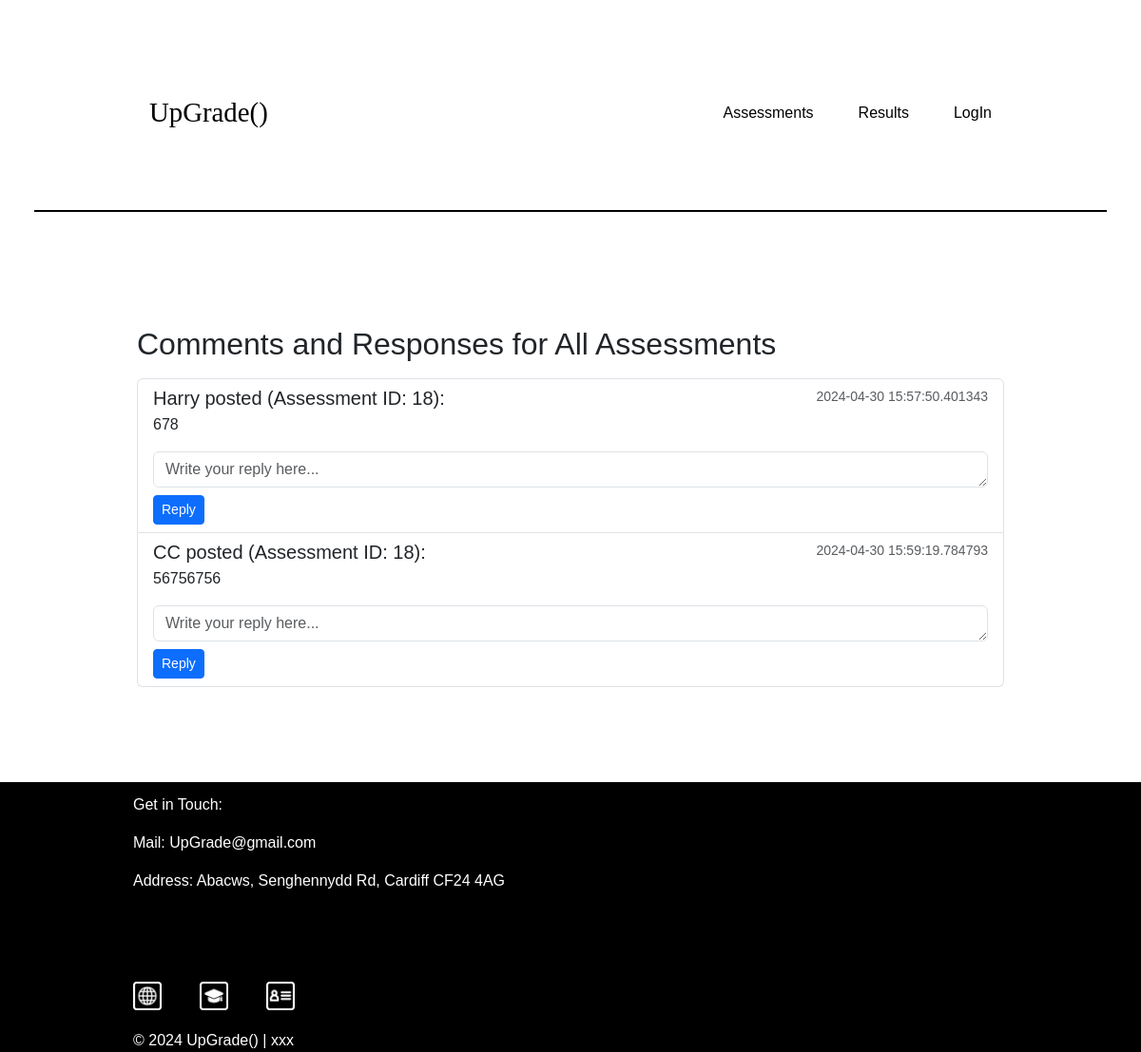
Page /responses on the earlier database version.
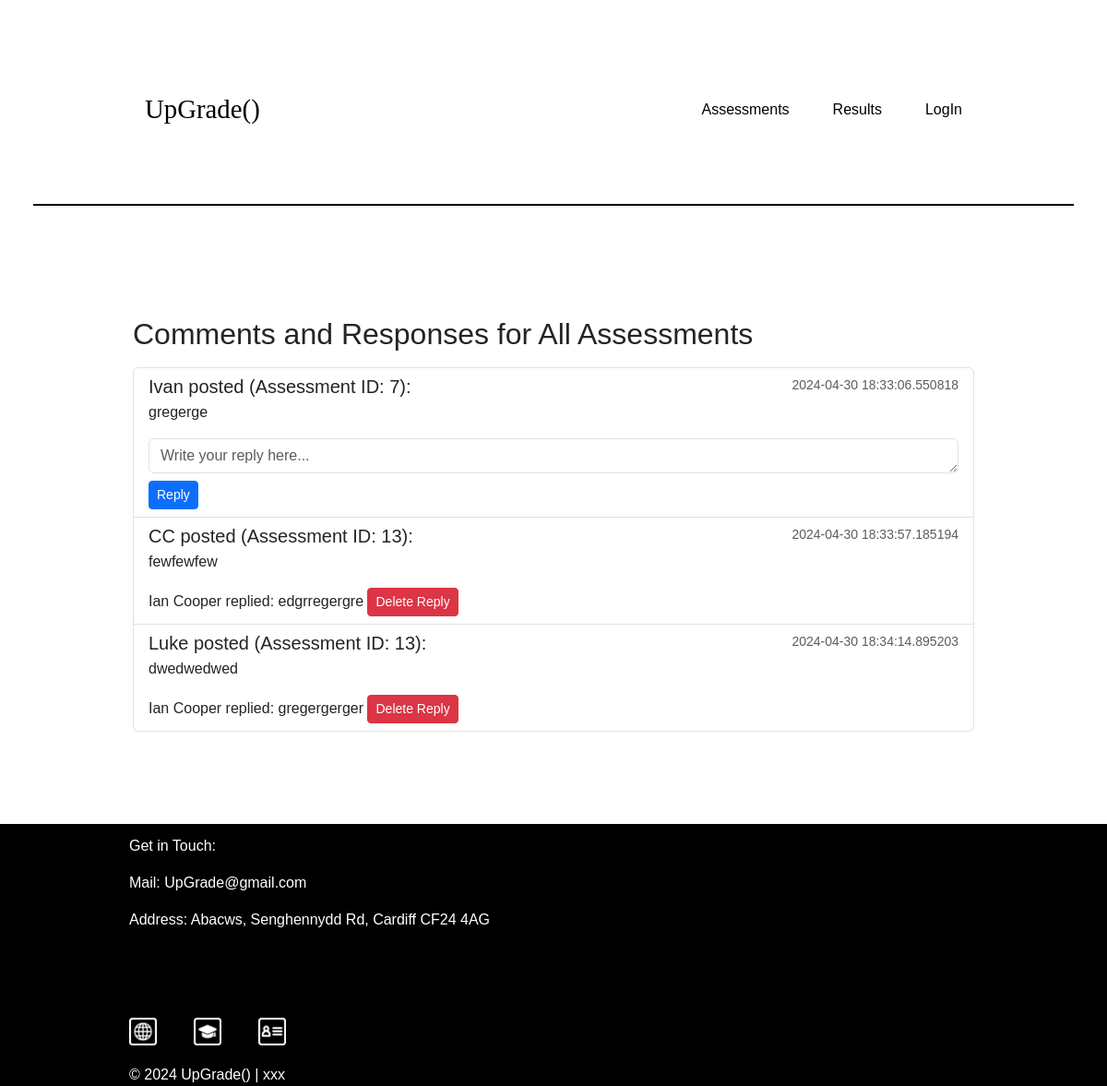
Same page on the later database version.
### tables this page shows
CREATE TABLE posts
                        (id INTEGER PRIMARY KEY,
                         username TEXT,
                         assessment_id INTEGER, 
                         comment_text TEXT,
                         time_posted DATETIME, 
                        reply TEXT);

### app.py (the view, shortened to what this page needs)
@app.route('/responses', methods=['GET', 'POST'])
def handle_responses():
    with sqlite3.connect(DATABASE) as conn:
        cursor = conn.cursor()
        cursor.execute('SELECT * FROM posts ORDER BY assessment_id')
        comments = cursor.fetchall()
    print(comments)
    return render_template('questions.html', comments=comments)

### templates/questions.html (shortened to what this page needs)
{% extends '0_basic.html' %}
{% block content %}
<div class="container mt-4">
    <h2>Comments and Responses for All Assessments</h2>
    <div class="list-group">
        {% for comment in comments %}
        <div class="list-group-item list-group-item-action">
            <div class="d-flex w-100 justify-content-between">
                <h5 class="mb-1">{{ comment[1] }} posted (Assessment ID: {{ comment[2] }}):</h5>
                <small class="text-muted">{{ comment[4] }}</small>
            </div>
            <p>{{ comment[3] }}</p>
            <div id="reply-section-{{ comment[0] }}">
                {% if comment[5] %}
                <div>{{ comment[5] }}
                    <form method="post" style="display: inline;" onsubmit="deleteReply(event, {{ comment[0] }})">
                        <button type="submit" class="btn btn-danger btn-sm">Delete Reply</button>
                    </form>
                </div>
                {% else %}
                <form method="post" onsubmit="postReply(event, {{ comment[0] }})">
                    <textarea name="reply" class="form-control mt-2" rows="1" placeholder="Write your reply here..."></textarea>
                    <button type="submit" class="btn btn-primary btn-sm mt-2">Reply</button>
                </form>
                {% endif %}
            </div>
        </div>
        {% endfor %}
    </div>
</div>
{% endblock %}

Differences in the rows shown:
removed posts: username "Harry", assessment "18", time_posted "2024-04-30 15:57:50.401343", comment_text "678"
added posts: username "Ivan", assessment "7", time_posted "2024-04-30 18:33:06.550818", comment_text "gregerge"
changed posts "CC": assessment "18" → "13"; time_posted "2024-04-30 15:59:19.784793" → "2024-04-30 18:33:57.185194"; comment_text "56756756" → "fewfewfew"; reply (not shown) → "Ian Cooper replied: edgrregergre"; no longer shows "Reply"
added posts: username "Luke", assessment "13", time_posted "2024-04-30 18:34:14.895203", comment_text "dwedwedwed", reply "Ian Cooper replied: gregergerger"
